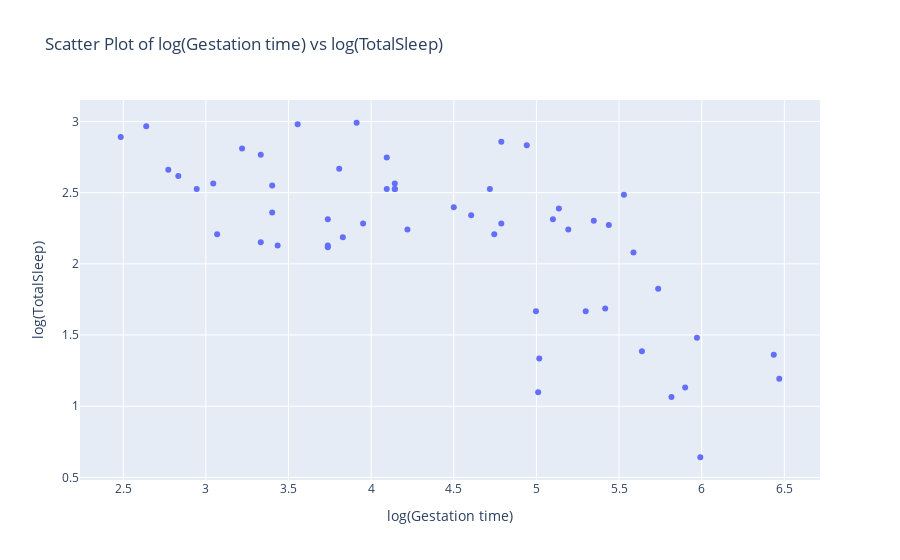

Source (notebook cell):
### Code cell
# Create a scatter Gestation vs. TotalSleep
fig = px.scatter(x=np.log(df['Gestation']), y=np.log(df['TotalSleep']), 
                 title='Scatter Plot of log(Gestation time) vs log(TotalSleep)',
                 labels={'x': 'log(Gestation time)', 'y': 'log(TotalSleep)'})
fig.show()

### Figure 1 — Plotly figure (JSON) as saved in the notebook; plotly's stock layout.template omitted (floating-point values rounded to 4 significant figures)
{"data": [{"hovertemplate": "log(Gestation time)=%{x}<br>log(TotalSleep)=%{y}<extra></extra>", "legendgroup": "", "marker": {"color": "#636efa", "symbol": "circle"}, "mode": "markers", "name": "", "orientation": "v", "showlegend": false, "type": "scatter", "x": [6.469, 3.738, null, 4.094, 3.219, 6.436, 5.193, 3.555, null, 5.971, null, null, 5.438, 4.718, null, null, 5.638, null, null, null, null, 4.143, 5.9, null, 3.738, 3.738, 4.787, null, null, 5.991, 4.997, 2.773, 3.332, 5.529, null, 5.737, 4.143, null, 4.22, 5.817, 2.944, 5.587, 4.605, 3.045, 3.068, null, 3.912, 4.787, 5.1, 3.401, null, null, 3.807, 3.401, 2.485, null, null, 4.942, 5.136, 2.833, 4.745, null, null, null, 3.434, 4.143, 3.951, 5.416, 5.011, null, 5.017, 3.332, 4.5, null, null, 4.094, null, null, null, null, 5.298, 3.829, 5.347, null, null, 2.639, null], "xaxis": "x", "y": [1.194, 2.116, 2.163, 2.526, 2.809, 1.361, 2.241, 2.981, 1.649, 1.482, 1.253, 2.493, 2.272, 2.526, 1.723, 2.425, 1.386, 2.442, 2.041, 2.332, 2.313, 2.526, 1.131, 2.76, 2.128, 2.313, 2.282, 1.841, 2.896, 0.6419, 1.668, 2.66, 2.766, 2.485, 1.841, 1.825, 2.565, 2.701, 2.241, 1.065, 2.526, 2.079, 2.342, 2.565, 2.208, 2.603, 2.991, 2.856, 2.313, 2.361, 2.653, 2.251, 2.667, 2.549, 2.89, 2.163, 2.674, 2.833, 2.389, 2.617, 2.208, 0.9933, 2.407, 2.398, 2.128, 2.526, 2.282, 1.686, 1.099, 2.681, 1.335, 2.152, 2.398, 2.262, 2.332, 2.747, 2.965, 2.625, 2.667, 2.76, 1.668, 2.186, 2.303, 1.946, 2.549, 2.965, 2.701], "yaxis": "y"}], "layout": {"legend": {"tracegroupgap": 0}, "title": {"text": "Scatter Plot of log(Gestation time) vs log(TotalSleep)"}, "xaxis": {"anchor": "y", "domain": [0, 1], "title": {"text": "log(Gestation time)"}}, "yaxis": {"anchor": "x", "domain": [0, 1], "title": {"text": "log(TotalSleep)"}}}}
